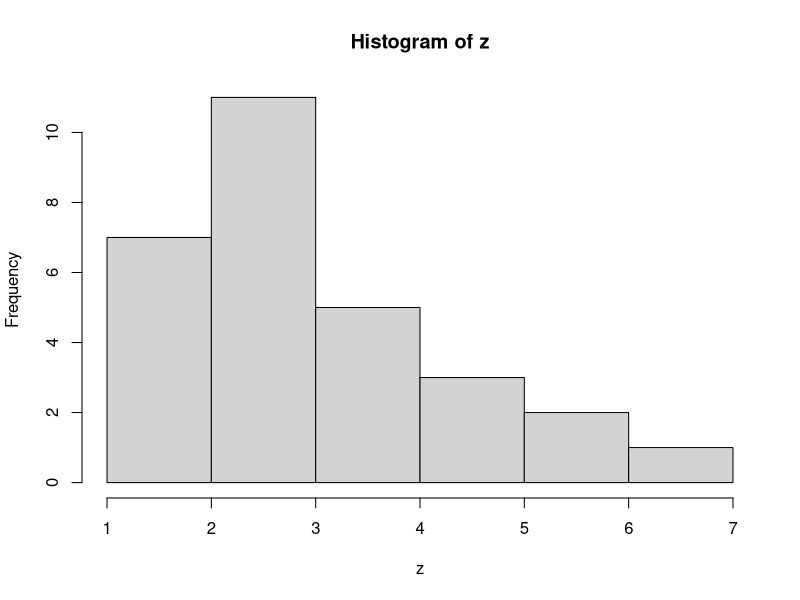
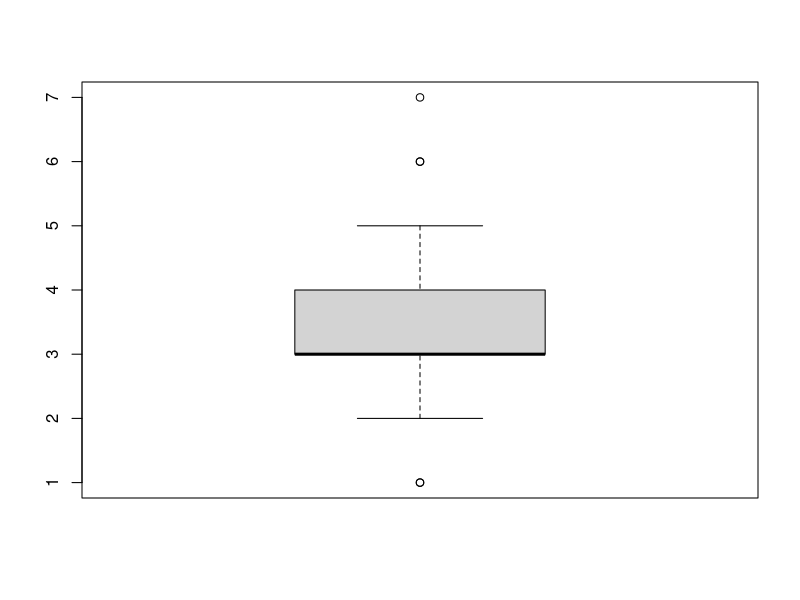

These figures' R source, in order:
z <- c(1,1,2,2,2,2,2,3,3,3,3,3,3,3,3,3,3,3,4,4,4,4,4,5,5,5,6,6,7)
hist(z)
summary(z)

fivenum(z)

IQR(z)

#outlier in boxplot as 1, 6, 7 falls out of range [Q1-1.5*IQR, Q3+1.5*IQR]

boxplot(z)